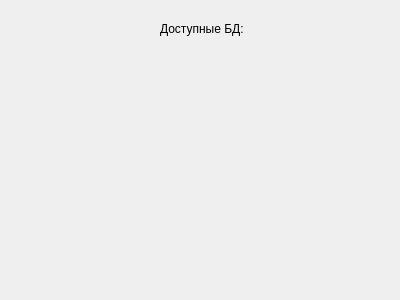
<?xml version="1.0" encoding="UTF-8"?>
<ui version="4.0">
 <class>Secondwindow</class>
 <widget class="QWidget" name="Secondwindow">
  <property name="geometry">
   <rect>
    <x>0</x>
    <y>0</y>
    <width>400</width>
    <height>300</height>
   </rect>
  </property>
  <property name="windowTitle">
   <string>Form</string>
  </property>
  <widget class="QLabel" name="avaibleDbsLabel">
   <property name="geometry">
    <rect>
     <x>160</x>
     <y>20</y>
     <width>101</width>
     <height>17</height>
    </rect>
   </property>
   <property name="text">
    <string>Доступные БД:</string>
   </property>
  </widget>
  <widget class="QWidget" name="verticalLayoutWidget">
   <property name="geometry">
    <rect>
     <x>90</x>
     <y>50</y>
     <width>231</width>
     <height>221</height>
    </rect>
   </property>
   <layout class="QVBoxLayout" name="avaibleDbsLayout"/>
  </widget>
 </widget>
 <resources/>
 <connections/>
</ui>
